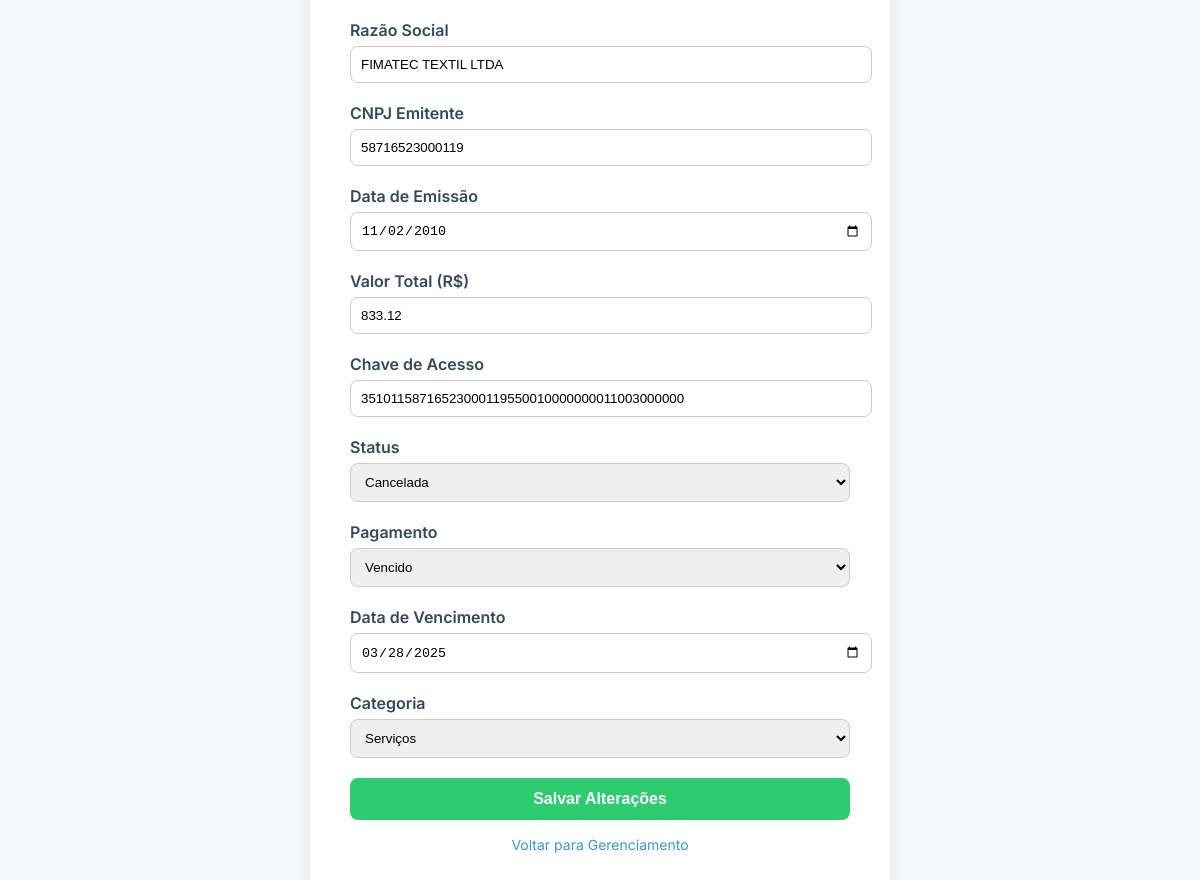
Screenshot of /nota/6/editar (signed in) with the database file from the repository.
### tables this page shows
CREATE TABLE notas_fiscais (id INTEGER PRIMARY KEY AUTOINCREMENT, usuario_id INTEGER, status TEXT, pagamento TEXT, cnpj_emitente TEXT, razao_social TEXT, data_emissao TEXT, data_vencimento TEXT, valor_total REAL, chave_acesso TEXT UNIQUE, data_referencia TEXT NOT NULL, categoria TEXT, FOREIGN KEY (usuario_id) REFERENCES usuarios (id));

### app.py (the view, shortened to what this page needs)
@app.route('/nota/<int:nota_id>/editar', methods=['GET', 'POST'])
def editar_nota(nota_id):
    if 'usuario_id' not in session:
        return redirect(url_for('login'))
    with sqlite3.connect('nfe.db') as conn:
        c = conn.cursor()
        c.execute('''SELECT razao_social, cnpj_emitente, data_emissao, valor_total, chave_acesso,
                            status, pagamento, data_vencimento, categoria
                     FROM notas_fiscais WHERE id = ? AND usuario_id = ?''',
                  (nota_id, session['usuario_id']))
        nota = c.fetchone()
    return render_template('editar_nota.html', nota=nota, nota_id=nota_id)

### templates/editar_nota.html (shortened to what this page needs)
<!DOCTYPE html>
<html lang="pt-br">
<head>
</head>
<body>
  <div class="edit-box">
    <form method="POST">
      <label for="razao_social">Razão Social</label>
      <input type="text" name="razao_social" value="{{ nota[0] }}" required>
      <label for="cnpj_emitente">CNPJ Emitente</label>
      <input type="text" name="cnpj_emitente" value="{{ nota[1] }}" required>
      <label for="data_emissao">Data de Emissão</label>
      <input type="date" name="data_emissao" value="{{ nota[2] }}" required>
      <label for="valor_total">Valor Total (R$)</label>
      <input type="number" step="0.01" name="valor_total" value="{{ nota[3] }}" required>
      <label for="chave_acesso">Chave de Acesso</label>
      <input type="text" name="chave_acesso" value="{{ nota[4] }}" required>
      <label for="status">Status</label>
      <select name="status">
        <option value="Cancelada" {% if nota[5] == 'Cancelada' %}selected{% endif %}>Cancelada</option>
      </select>
      <label for="pagamento">Pagamento</label>
      <select name="pagamento">
        <option value="Vencido" {% if nota[6] == 'Vencido' %}selected{% endif %}>Vencido</option>
      </select>
      <label for="data_vencimento">Data de Vencimento</label>
      <input type="date" name="data_vencimento" value="{{ nota[7] }}">
      <label for="categoria">Categoria</label>
      <select name="categoria">
        <option value="Serviços" {% if nota[8] == 'Serviços' %}selected{% endif %}>Serviços</option>
      </select>
      <button type="submit">Salvar Alterações</button>
    </form>
    <div class="back-link">
      <a href="/gerenciamento">Voltar para Gerenciamento</a>
    </div>
  </div>
</body>
</html>

### templates/editar_nota.html (style rules this page uses)
body { margin: 0; font-family: 'Inter', sans-serif; background-color: #f4f6f9; display: flex; align-items: center; justify-content: center; height: 100vh; }
.edit-box { background: #fff; padding: 40px; border-radius: 16px; box-shadow: 0 4px 12px rgba(0,0,0,0.1); width: 100%; max-width: 500px; }
label { display: block; margin-bottom: 6px; font-weight: 600; color: #34495e; }
input[type="text"], input[type="date"], input[type="number"], select { width: 100%; padding: 10px; margin-bottom: 20px; border: 1px solid #ccc; border-radius: 8px; }
button { width: 100%; padding: 12px; background-color: #2ecc71; color: white; border: none; border-radius: 8px; font-size: 16px; font-weight: 600; cursor: pointer; }
.back-link { display: block; text-align: center; margin-top: 16px; font-size: 14px; }
.back-link a { color: #3498db; text-decoration: none; }

### rows the page displays
notas_fiscais: razao_social "FIMATEC TEXTIL LTDA", cnpj_emitente "58716523000119", data_emissao "11/02/2010", valor_total "833.12", chave_acesso "35101158716523000119550010000000011003000000", status "Cancelada", pagamento "Vencido", data_vencimento "03/28/2025", categoria "Serviços"
